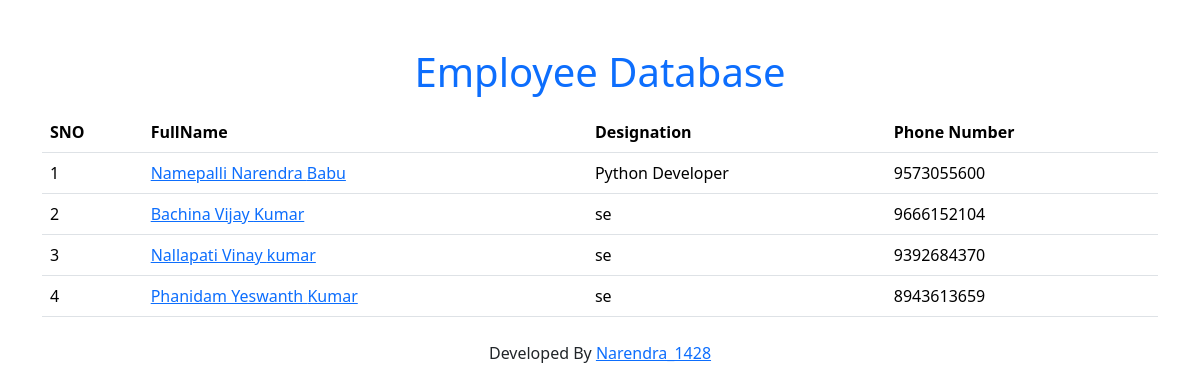
The page / on the database its author committed.
### salary/models.py (models this page shows, shortened)
class Employee(models.Model):
    First_name=models.CharField(max_length=100)
    Last_name=models.CharField(max_length=100)
    Photo=models.ImageField(upload_to='images')
    Designation=models.CharField(max_length=100)
    Email_address=models.EmailField(max_length=100,unique=True)
    Phone_number=models.CharField(max_length=10,unique=True)

### Employee/views.py (the view)
# urls.py: 2. Add a URL to urlpatterns:  path('', views.home, name='home')
def home(request):
    employees=Employee.objects.all()
    context={
        'employees':employees
    }
    return render(request,'home.html',context)

### templates/home.html (shortened to what this page needs)
<!DOCTYPE html>
<html lang="en">
<head>
    <link href="https://cdn.jsdelivr.net/npm/bootstrap@5.3.2/dist/css/bootstrap.min.css" rel="stylesheet">
</head>
<body>
    <div class="container mt-5">
      <h1 class="text-center text-primary mt-3">Employee Database</h1>
      <table class="table table-hover mt-3">
        <thead>
        <tr>
          <th>SNO</th>
          <th>FullName</th>
          <th>Designation</th>
          <th>Phone Number</th>
        </tr>
      </thead>
      <tbody>
        {% for x in employees %}
        <tr>
          <td>{{forloop.counter}}</td>
          <td><a href="{% url 'employee_detail' x.id %}">{{x.First_name}} {{x.Last_name}}</td>
          <td>{{x.Designation}}</td>
          <td>{{x.Phone_number}}</td>
        </tr>
        {% endfor %}
      </tbody>
      </table>
    </div>
    <div>
      <p class="text-center mt-4">Developed By
                    <a href="">Narendra_1428</a>
                </p>
    </div>
</body>
</html>

### rows shown on the page
Employee: First_name "Namepalli Narendra", Last_name "Babu", Designation "Python Developer", Phone_number "9573055600"
Employee: First_name "Bachina Vijay", Last_name "Kumar", Designation "se", Phone_number "9666152104"
Employee: First_name "Nallapati Vinay", Last_name "kumar", Designation "se", Phone_number "9392684370"
Employee: First_name "Phanidam Yeswanth", Last_name "Kumar", Designation "se", Phone_number "8943613659"
